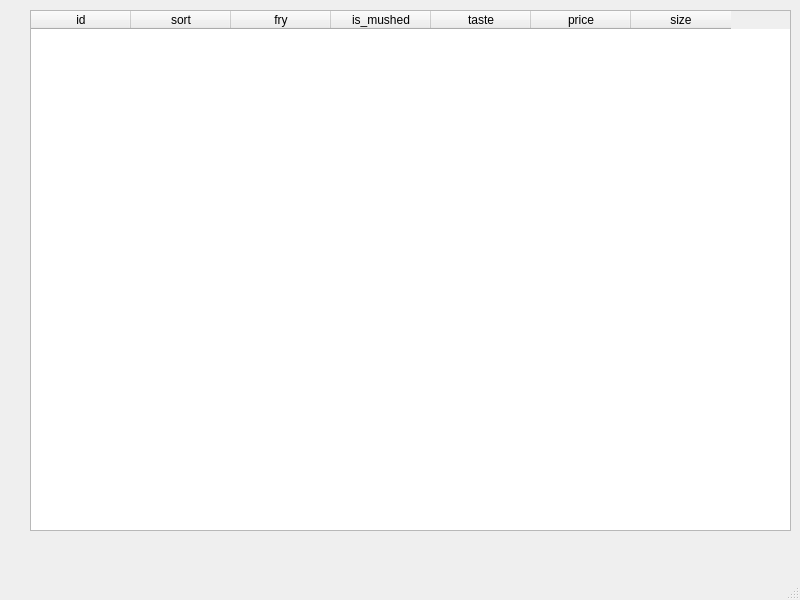
<?xml version="1.0" encoding="UTF-8"?>
<ui version="4.0">
 <class>MainWindow</class>
 <widget class="QMainWindow" name="MainWindow">
  <property name="geometry">
   <rect>
    <x>0</x>
    <y>0</y>
    <width>800</width>
    <height>600</height>
   </rect>
  </property>
  <property name="windowTitle">
   <string>MainWindow</string>
  </property>
  <widget class="QWidget" name="centralwidget">
   <widget class="QTableWidget" name="tableWidget">
    <property name="geometry">
     <rect>
      <x>30</x>
      <y>10</y>
      <width>761</width>
      <height>521</height>
     </rect>
    </property>
    <column>
     <property name="text">
      <string>id</string>
     </property>
    </column>
    <column>
     <property name="text">
      <string>sort</string>
     </property>
    </column>
    <column>
     <property name="text">
      <string>fry</string>
     </property>
    </column>
    <column>
     <property name="text">
      <string>is_mushed</string>
     </property>
    </column>
    <column>
     <property name="text">
      <string>taste</string>
     </property>
    </column>
    <column>
     <property name="text">
      <string>price</string>
     </property>
    </column>
    <column>
     <property name="text">
      <string>size</string>
     </property>
    </column>
   </widget>
  </widget>
  <widget class="QMenuBar" name="menubar">
   <property name="geometry">
    <rect>
     <x>0</x>
     <y>0</y>
     <width>800</width>
     <height>21</height>
    </rect>
   </property>
  </widget>
  <widget class="QStatusBar" name="statusbar"/>
 </widget>
 <resources/>
 <connections/>
</ui>
